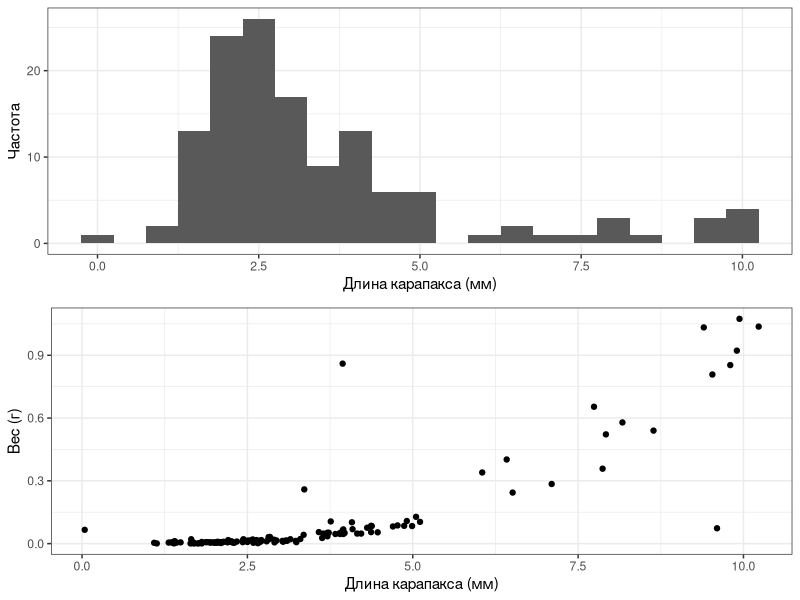

Write R code to recreate this figure.
## ---- chunk 1
knitr::opts_chunk$set(echo = FALSE, warning = FALSE, message = FALSE)
## ---- chunk 2
library(readxl)
library(dplyr)

crang <- read_excel("Data/Crangon_2023.xlsx")

crang$L_Car <- as.numeric(crang$L_Car)


N_df <-
crang %>% 
  group_by(Sample) %>% 
  summarise(N = n())

d <- max(N_df$N) - round(max(N_df$N), -1)


## ---- chunk 3
library(ggplot2)

Pl_L_car <- 
ggplot(crang, aes(x = L_Car)) + 
  geom_histogram(binwidth = 0.5) +
  theme_bw() +
  labs(x = "Длина карапакса (мм)", y = "Частота")

Pl_L_W <- 
ggplot(crang, aes(x = L_Car, y = W)) +
  geom_point() +
  theme_bw() +
  labs(x = "Длина карапакса (мм)", y = "Вес (г)")


## ---- chunk 4

library(cowplot)

plot_grid(Pl_L_car, Pl_L_W, ncol = 1 )

